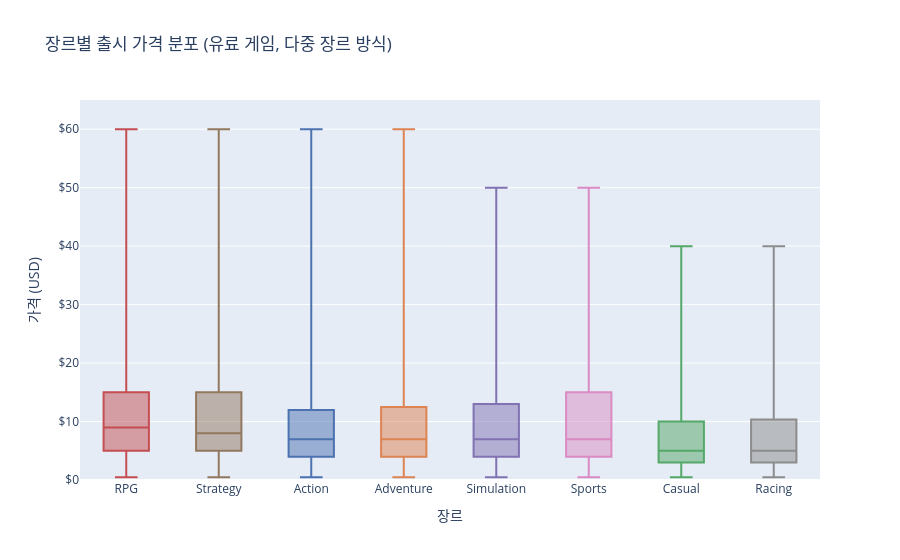

Write notebook code for a chart like this one.
### Markdown cell above
## 5. 장르별 가격 분포 및 가격대 × 긍정률 히트맵

### Code cell
genre_order_price = (
    df_paid.groupby('genre')['price']
    .median()
    .sort_values(ascending=False)
    .index.tolist()
)

fig = px.box(
    df_paid,
    x='genre', y='price',
    category_orders={'genre': genre_order_price},
    color='genre',
    color_discrete_map=COLOR_MAP,
    points=False,
    title='장르별 출시 가격 분포 (유료 게임, 다중 장르 방식)',
    labels={'genre': '장르', 'price': '가격 (USD)'},
)
fig.update_layout(showlegend=False, yaxis_range=[0, 65])
fig.update_yaxes(tickprefix='$')
fig.show()

print('장르별 가격 통계:')
display(
    df_paid.groupby('genre')['price']
    .agg(['count', 'median', 'mean', 'std'])
    .round(2)
    .sort_values('median', ascending=False)
)

### Figure 1 — Plotly figure (JSON) as saved in the notebook; plotly's stock layout.template omitted (floating-point values rounded to 4 significant figures; data arrays with more than 128 entries replaced by an {"elided": "..."} marker saying what was removed)
{"data": [{"alignmentgroup": "True", "boxpoints": false, "hovertemplate": "장르=%{x}<br>가격 (USD)=%{y}<extra></extra>", "legendgroup": "RPG", "marker": {"color": "#C44E52"}, "name": "RPG", "notched": false, "offsetgroup": "RPG", "orientation": "v", "showlegend": true, "type": "box", "x": {"elided": "1958 str values"}, "x0": " ", "xaxis": "x", "y": {"elided": "1958 float values"}, "y0": " ", "yaxis": "y"}, {"alignmentgroup": "True", "boxpoints": false, "hovertemplate": "장르=%{x}<br>가격 (USD)=%{y}<extra></extra>", "legendgroup": "Strategy", "marker": {"color": "#937860"}, "name": "Strategy", "notched": false, "offsetgroup": "Strategy", "orientation": "v", "showlegend": true, "type": "box", "x": {"elided": "1904 str values"}, "x0": " ", "xaxis": "x", "y": {"elided": "1904 float values"}, "y0": " ", "yaxis": "y"}, {"alignmentgroup": "True", "boxpoints": false, "hovertemplate": "장르=%{x}<br>가격 (USD)=%{y}<extra></extra>", "legendgroup": "Action", "marker": {"color": "#4C72B0"}, "name": "Action", "notched": false, "offsetgroup": "Action", "orientation": "v", "showlegend": true, "type": "box", "x": {"elided": "3831 str values"}, "x0": " ", "xaxis": "x", "y": {"elided": "3831 float values"}, "y0": " ", "yaxis": "y"}, {"alignmentgroup": "True", "boxpoints": false, "hovertemplate": "장르=%{x}<br>가격 (USD)=%{y}<extra></extra>", "legendgroup": "Adventure", "marker": {"color": "#DD8452"}, "name": "Adventure", "notched": false, "offsetgroup": "Adventure", "orientation": "v", "showlegend": true, "type": "box", "x": {"elided": "4481 str values"}, "x0": " ", "xaxis": "x", "y": {"elided": "4481 float values"}, "y0": " ", "yaxis": "y"}, {"alignmentgroup": "True", "boxpoints": false, "hovertemplate": "장르=%{x}<br>가격 (USD)=%{y}<extra></extra>", "legendgroup": "Simulation", "marker": {"color": "#8172B2"}, "name": "Simulation", "notched": false, "offsetgroup": "Simulation", "orientation": "v", "showlegend": true, "type": "box", "x": {"elided": "2291 str values"}, "x0": " ", "xaxis": "x", "y": {"elided": "2291 float values"}, "y0": " ", "yaxis": "y"}, {"alignmentgroup": "True", "boxpoints": false, "hovertemplate": "장르=%{x}<br>가격 (USD)=%{y}<extra></extra>", "legendgroup": "Sports", "marker": {"color": "#DA8BC3"}, "name": "Sports", "notched": false, "offsetgroup": "Sports", "orientation": "v", "showlegend": true, "type": "box", "x": {"elided": "313 str values"}, "x0": " ", "xaxis": "x", "y": {"elided": "313 float values"}, "y0": " ", "yaxis": "y"}, {"alignmentgroup": "True", "boxpoints": false, "hovertemplate": "장르=%{x}<br>가격 (USD)=%{y}<extra></extra>", "legendgroup": "Casual", "marker": {"color": "#55A868"}, "name": "Casual", "notched": false, "offsetgroup": "Casual", "orientation": "v", "showlegend": true, "type": "box", "x": {"elided": "3852 str values"}, "x0": " ", "xaxis": "x", "y": {"elided": "3852 float values"}, "y0": " ", "yaxis": "y"}, {"alignmentgroup": "True", "boxpoints": false, "hovertemplate": "장르=%{x}<br>가격 (USD)=%{y}<extra></extra>", "legendgroup": "Racing", "marker": {"color": "#8C8C8C"}, "name": "Racing", "notched": false, "offsetgroup": "Racing", "orientation": "v", "showlegend": true, "type": "box", "x": {"elided": "275 str values"}, "x0": " ", "xaxis": "x", "y": {"elided": "275 float values"}, "y0": " ", "yaxis": "y"}], "layout": {"boxmode": "overlay", "legend": {"title": {"text": "장르"}, "tracegroupgap": 0}, "showlegend": false, "title": {"text": "장르별 출시 가격 분포 (유료 게임, 다중 장르 방식)"}, "xaxis": {"anchor": "y", "categoryarray": ["RPG", "Strategy", "Action", "Adventure", "Simulation", "Sports", "Casual", "Racing"], "categoryorder": "array", "domain": [0, 1], "title": {"text": "장르"}}, "yaxis": {"anchor": "x", "domain": [0, 1], "range": [0, 65], "tickprefix": "$", "title": {"text": "가격 (USD)"}}}}
